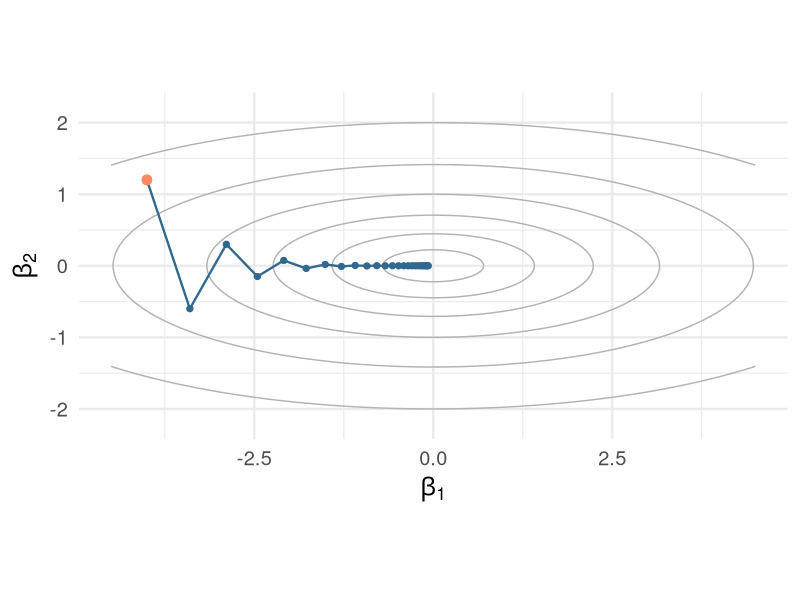
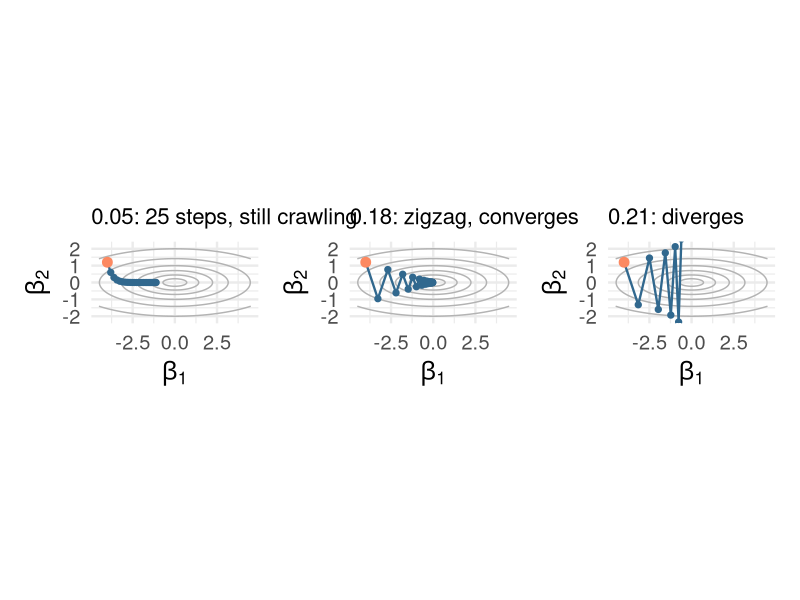
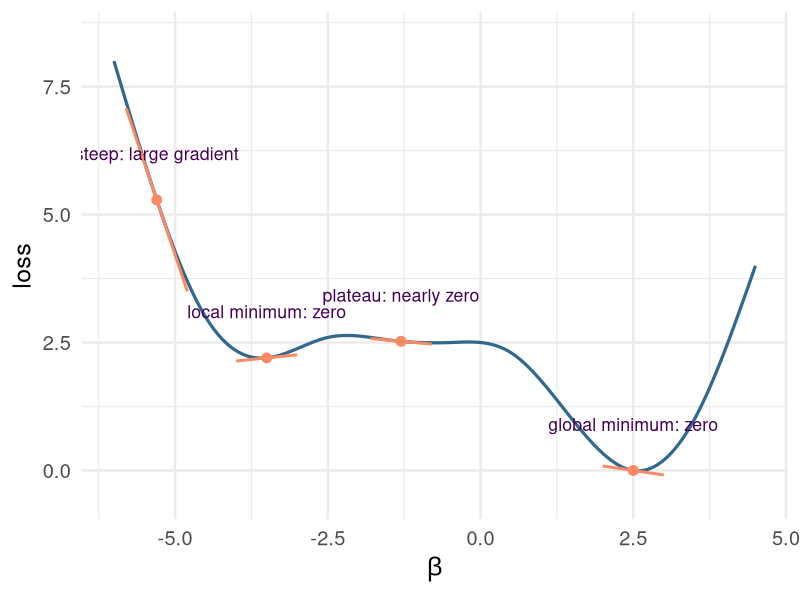
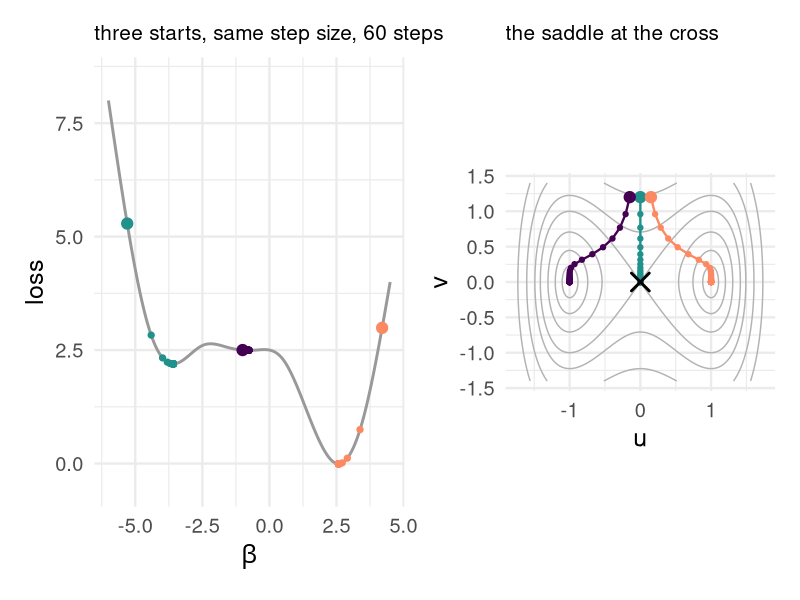
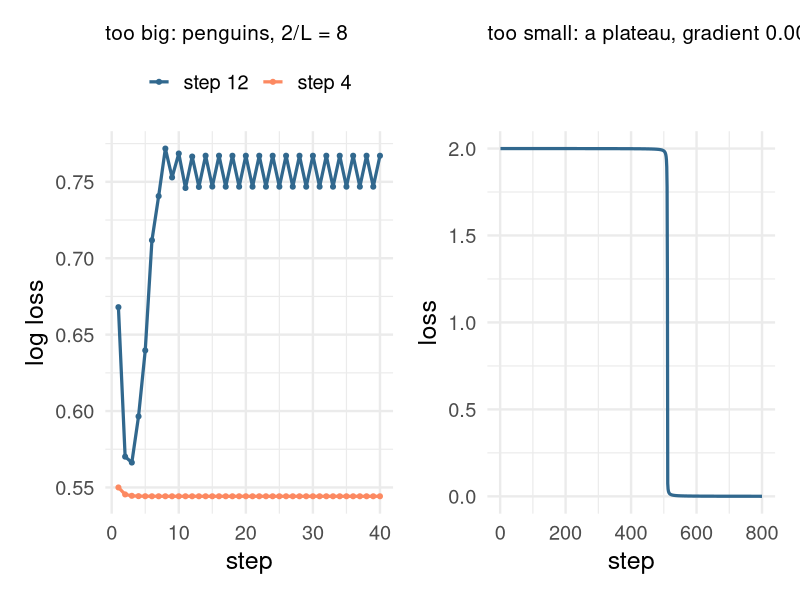
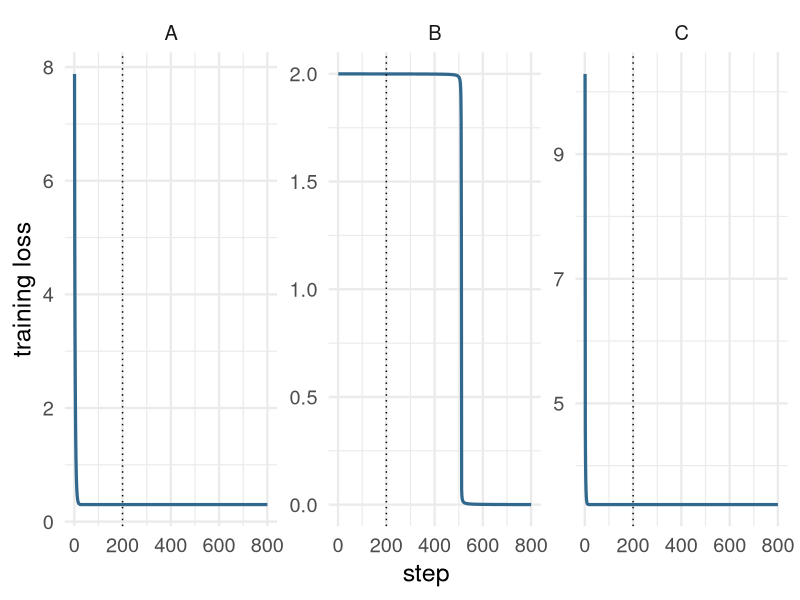
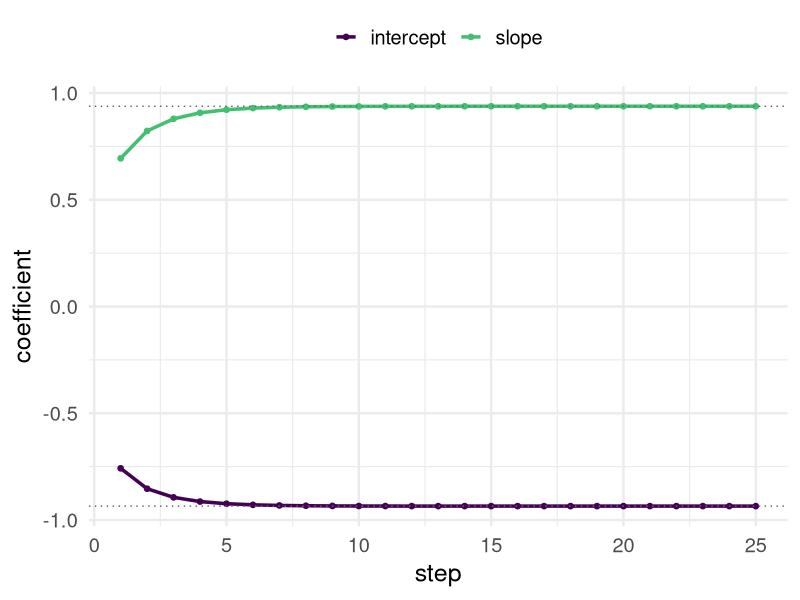
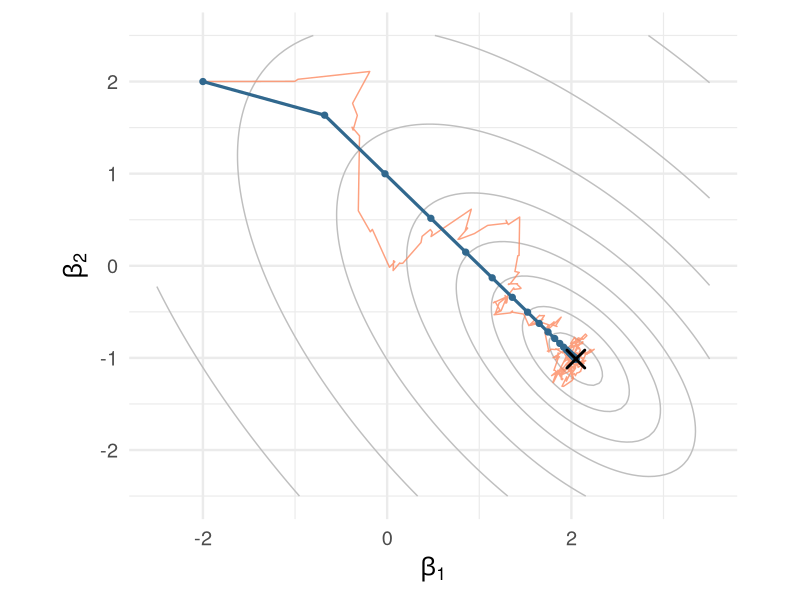

Recreate these plots in R, in order.
## ---- chunk 1
#| label: setup
#| include: false
library(tidyverse)
library(knitr)
library(patchwork)
library(palmerpenguins)
theme_set(theme_minimal(base_size = 18))
options(knitr.table.format = "html")
options(digits = 3)
set.seed(4)
# Palette: viridis for the primary scale, magma for the second one.
v_dark <- "#440154"; v_blue <- "#31688e"; v_teal <- "#21918c"; v_green <- "#5ec962"
m_pink <- "#b73779"; m_purple <- "#8c2981"; m_orange <- "#fc8961"
# A two-parameter quadratic valley, curvature 1 along beta_1 and 10 along beta_2,
# for the step-size pictures. Gradient descent on it is the exact recurrence
# beta_{t+1} = (1 - gamma a) beta_t in each coordinate.
fq <- function(b1, b2) 0.5 * (b1^2 + 10 * b2^2)
gd_path <- function(start, gamma, steps, a = c(1, 10)) {
  b <- start
  out <- matrix(NA, steps + 1, 2); out[1, ] <- b
  for (t in 1:steps) { b <- b - gamma * a * b; out[t + 1, ] <- b }
  tibble(step = 0:steps, b1 = out[, 1], b2 = out[, 2])
}
contour_grid <- expand_grid(b1 = seq(-4.5, 4.5, length.out = 121),
                            b2 = seq(-2.2, 2.2, length.out = 121)) |>
  mutate(f = fq(b1, b2))
contour_plot <- function(path, title = NULL) {
  ggplot() +
    geom_contour(data = contour_grid, aes(b1, b2, z = f),
                 breaks = c(0.25, 1, 2.5, 5, 10, 20), colour = "grey70") +
    geom_path(data = path, aes(b1, b2), colour = v_blue, linewidth = 0.8) +
    geom_point(data = path, aes(b1, b2), colour = v_blue, size = 1.8) +
    geom_point(data = path[1, ], aes(b1, b2), colour = m_orange, size = 3) +
    coord_equal(xlim = c(-4.5, 4.5), ylim = c(-2.2, 2.2)) +
    labs(x = expression(beta[1]), y = expression(beta[2]), title = title) +
    theme(plot.title = element_text(size = 16))
}
## ---- chunk 2
#| label: valley
#| fig-height: 3.4
#| fig-width: 4.6
#| out-width: "100%"
contour_plot(gd_path(c(-4, 1.2), 0.15, 25))
## ---- chunk 3
#| label: three-steps
#| fig-height: 3.3
#| fig-width: 12
#| out-width: "100%"
p1 <- contour_plot(gd_path(c(-4, 1.2), 0.05, 25), "0.05: 25 steps, still crawling")
p2 <- contour_plot(gd_path(c(-4, 1.2), 0.18, 25), "0.18: zigzag, converges")
p3 <- contour_plot(gd_path(c(-4, 1.2), 0.21, 8), "0.21: diverges")
p1 + p2 + p3
## ---- chunk 4
#| label: landscape-1d
#| fig-height: 2.4
#| fig-width: 11
#| out-width: "100%"
# A one-parameter loss with a steep wall, a local minimum, a plateau and the global minimum (a spline through chosen points).
f1 <- splinefun(c(-6, -4.5, -3.5, -2.5, -1.5, -0.5, 0.5, 1.5, 2.5, 3.5, 4.5),
                c(8, 3, 2.2, 2.6, 2.55, 2.5, 2.3, 1, 0, 1, 4), method = "natural")
g1 <- function(x) f1(x, deriv = 1)
curve1 <- tibble(x = seq(-6, 4.5, length.out = 400)) |> mutate(f = f1(x))
marks <- tibble(x = c(-5.3, -3.5, -1.3, 2.5),
                label = c("steep: large gradient", "local minimum: zero", "plateau: nearly zero", "global minimum: zero")) |>
  mutate(f = f1(x), slope = g1(x))
ggplot(curve1, aes(x, f)) + geom_line(linewidth = 1.1, colour = v_blue) +
  geom_segment(data = marks, aes(x = x - 0.5, xend = x + 0.5, y = f - 0.5 * slope, yend = f + 0.5 * slope), colour = m_orange, linewidth = 1) +
  geom_point(data = marks, aes(x, f), colour = m_orange, size = 3) +
  geom_text(data = marks, aes(x, f + 0.9, label = label), size = 4.5, colour = v_dark) +
  coord_cartesian(ylim = c(-0.5, 8.5)) + labs(x = expression(beta), y = "loss")
## ---- chunk 5
#| label: landscapes
#| fig-height: 3.1
#| fig-width: 12
#| out-width: "100%"
gd1 <- function(x0, gamma, steps) { x <- x0; out <- numeric(steps + 1); out[1] <- x
  for (t in 1:steps) { x <- x - gamma * g1(x); out[t + 1] <- x }; tibble(start = as.character(x0), step = 0:steps, x = out, f = f1(out)) }
paths1 <- bind_rows(gd1(-5.3, 0.25, 60), gd1(-1.0, 0.25, 60), gd1(4.2, 0.25, 60))
pa <- ggplot(curve1, aes(x, f)) + geom_line(linewidth = 1, colour = "grey60") +
  geom_point(data = paths1, aes(x, f, colour = start), size = 1.8, show.legend = FALSE) +
  geom_point(data = filter(paths1, step == 0), aes(x, f, colour = start), size = 3.5, show.legend = FALSE) +
  scale_colour_manual(values = c(v_dark, v_teal, m_orange)) +
  coord_cartesian(ylim = c(-0.5, 8.5)) + labs(x = expression(beta), y = "loss", title = "three starts, same step size, 60 steps") + theme(plot.title = element_text(size = 15))
fs <- function(u, v) (u^2 - 1)^2 + v^2
gds <- function(start, gamma, steps) { b <- start; out <- matrix(NA, steps + 1, 2); out[1, ] <- b
  for (t in 1:steps) { b <- b - gamma * c(4 * b[1] * (b[1]^2 - 1), 2 * b[2]); out[t + 1, ] <- b }
  tibble(start = paste(start, collapse = ","), step = 0:steps, u = out[, 1], v = out[, 2]) }
sgrid <- expand_grid(u = seq(-1.8, 1.8, length.out = 121), v = seq(-1.4, 1.4, length.out = 101)) |> mutate(f = fs(u, v))
paths2 <- bind_rows(gds(c(0, 1.2), 0.1, 60), gds(c(0.15, 1.2), 0.1, 60), gds(c(-0.15, 1.2), 0.1, 60))
pb <- ggplot() + geom_contour(data = sgrid, aes(u, v, z = f), breaks = c(0.05, 0.2, 0.5, 1, 1.5, 2.5, 4), colour = "grey70") +
  geom_path(data = paths2, aes(u, v, group = start, colour = start), linewidth = 0.8, show.legend = FALSE) +
  geom_point(data = paths2, aes(u, v, colour = start), size = 1.5, show.legend = FALSE) +
  geom_point(data = filter(paths2, step == 0), aes(u, v, colour = start), size = 3.5, show.legend = FALSE) +
  annotate("point", x = 0, y = 0, shape = 4, size = 5, stroke = 1.5) +
  scale_colour_manual(values = c(v_dark, v_teal, m_orange)) + coord_equal() +
  labs(x = "u", y = "v", title = "the saddle at the cross") + theme(plot.title = element_text(size = 15))
pa + pb + plot_layout(widths = c(1.15, 1))
## ---- chunk 6
#| label: big-small
#| fig-height: 2.9
#| fig-width: 12
#| out-width: "100%"
pg <- penguins |> filter(species != "Gentoo") |> drop_na(flipper_length_mm) |>
  mutate(chinstrap = as.numeric(species == "Chinstrap"), z = as.numeric(scale(flipper_length_mm)))
Xl <- cbind(1, pg$z); yl <- pg$chinstrap; nl <- nrow(Xl)
L_logit <- max(eigen(t(Xl) %*% Xl / nl)$values) / 4
logloss <- function(b) { z <- Xl %*% b; mean((1 - yl) * z + log1p(exp(-z))) }
run_logit <- function(gamma, steps) { b <- c(0, 0); out <- numeric(steps)
  for (t in 1:steps) { p <- 1 / (1 + exp(-Xl %*% b)); b <- b - gamma * (-t(Xl) %*% (yl - p) / nl); out[t] <- logloss(b) }
  tibble(gamma = paste("step", gamma), step = 1:steps, loss = out) }
big <- bind_rows(run_logit(4, 40), run_logit(12, 40))
pc <- ggplot(big, aes(step, loss, colour = gamma)) + geom_line(linewidth = 1.1) + geom_point(size = 1.4) +
  scale_colour_manual(values = c(v_blue, m_orange)) +
  labs(x = "step", y = "log loss", colour = NULL, title = "too big: penguins, 2/L = 8") + theme(legend.position = "top", plot.title = element_text(size = 15))
fp <- function(x) 1 - tanh(x - 3); gp <- function(x) -1 / cosh(x - 3)^2
xp <- -1.5; plateau <- numeric(800); for (t in 1:800) { xp <- xp - 2 * gp(xp); plateau[t] <- fp(xp) }
pd <- ggplot(tibble(step = 1:800, loss = plateau), aes(step, loss)) + geom_line(linewidth = 1.1, colour = v_blue) +
  labs(x = "step", y = "loss", title = "too small: a plateau, gradient 0.001") + theme(plot.title = element_text(size = 15))
pc + pd
## ---- chunk 7
#| label: converged
#| fig-height: 2.4
#| fig-width: 12
#| out-width: "100%"
qa <- gd_path(c(-4, 1.2), 0.15, 800) |> mutate(loss = fq(b1, b2) + 0.3)
xb <- -1.5; lb <- numeric(800); for (t in 1:800) { xb <- xb - 2 * gp(xb); lb[t] <- fp(xb) }
bc <- c(-4, 1.2); lc <- numeric(800); for (t in 1:800) { bc <- bc - 0.3 * 0.6^t * c(1, 10) * bc; lc[t] <- fq(bc[1], bc[2]) + 0.3 }
conv <- bind_rows(tibble(panel = "A", step = 1:800, loss = qa$loss[-1]),
                  tibble(panel = "B", step = 1:800, loss = lb),
                  tibble(panel = "C", step = 1:800, loss = lc))
ggplot(conv, aes(step, loss)) + geom_line(linewidth = 1.1, colour = v_blue) +
  geom_vline(xintercept = 200, linetype = "dotted") + facet_wrap(~ panel, scales = "free_y") +
  labs(x = "step", y = "training loss")
## ---- chunk 8
#| label: logistic-descent
#| fig-height: 3.6
#| fig-width: 5.6
#| out-width: "100%"
b <- c(0, 0); Tn <- 25; path <- matrix(NA, Tn, 2)
for (t in 1:Tn) { p <- 1 / (1 + exp(-Xl %*% b)); b <- b - 4 * (-t(Xl) %*% (yl - p) / nl); path[t, ] <- b }
glm_coef <- coef(glm(chinstrap ~ z, family = binomial, data = pg))
tibble(step = 1:Tn, intercept = path[, 1], slope = path[, 2]) |>
  pivot_longer(-step, names_to = "coefficient") |>
  ggplot(aes(step, value, colour = coefficient)) + geom_line(linewidth = 1.2) + geom_point(size = 1.6) +
  geom_hline(yintercept = glm_coef, linetype = "dotted", colour = "grey40") +
  scale_colour_viridis_d(end = 0.7) +
  labs(x = "step", y = "coefficient", colour = NULL) + theme(legend.position = "top")
## ---- chunk 9
#| label: two-paths
#| fig-height: 3.4
#| fig-width: 6
#| out-width: "100%"
set.seed(9)
ns <- 200; x1 <- rnorm(ns); x2 <- 0.6 * x1 + 0.8 * rnorm(ns); Xs <- cbind(x1, x2); ys <- Xs %*% c(2, -1) + rnorm(ns)
ols <- solve(t(Xs) %*% Xs, t(Xs) %*% ys)
Ls <- 2 * max(eigen(t(Xs) %*% Xs / ns)$values)
bg <- c(-2, 2); gdp <- matrix(NA, 31, 2); gdp[1, ] <- bg
for (t in 1:30) { bg <- bg - (1 / Ls) * (-2 / ns * t(Xs) %*% (ys - Xs %*% bg)); gdp[t + 1, ] <- bg }
bs <- c(-2, 2); sgp <- matrix(NA, 601, 2); sgp[1, ] <- bs
for (t in 1:600) { i <- sample(ns, 1); bs <- bs - (0.05 / (1 + t / 100)) * (-2 * Xs[i, ] * (ys[i] - sum(Xs[i, ] * bs))); sgp[t + 1, ] <- bs }
pgrid <- expand_grid(b1 = seq(-2.5, 3.5, length.out = 101), b2 = seq(-2.5, 2.5, length.out = 101)) |>
  mutate(f = map2_dbl(b1, b2, ~ mean((ys - Xs %*% c(.x, .y))^2)))
ggplot() +
  geom_contour(data = pgrid, aes(b1, b2, z = f), breaks = min(pgrid$f) + c(0.05, 0.2, 0.5, 1, 2, 4, 8, 16), colour = "grey75") +
  geom_path(data = as_tibble(sgp, .name_repair = ~ c("b1", "b2")), aes(b1, b2), colour = m_orange, alpha = 0.8, linewidth = 0.5) +
  geom_path(data = as_tibble(gdp, .name_repair = ~ c("b1", "b2")), aes(b1, b2), colour = v_blue, linewidth = 1.1) +
  geom_point(data = as_tibble(gdp, .name_repair = ~ c("b1", "b2")), aes(b1, b2), colour = v_blue, size = 1.8) +
  annotate("point", x = ols[1], y = ols[2], shape = 4, size = 5, stroke = 1.5) +
  coord_equal() + labs(x = expression(beta[1]), y = expression(beta[2]))
## ---- chunk 10
#| label: early-stopping
#| fig-height: 3.6
#| fig-width: 6.2
#| out-width: "100%"
set.seed(12)
ne <- 80; pe <- 60
Xe <- matrix(rnorm(ne * pe), ne, pe); be <- rnorm(pe, sd = 0.5); ye <- Xe %*% be + rnorm(ne, sd = 3)
Xh <- matrix(rnorm(2000 * pe), 2000, pe); yh <- Xh %*% be + rnorm(2000, sd = 3)
Le <- 2 * max(eigen(t(Xe) %*% Xe / ne)$values)
bb <- rep(0, pe); es <- vector("list", 300)
for (t in 1:300) {
  bb <- bb - (0.5 / Le) * (-2 / ne * t(Xe) %*% (ye - Xe %*% bb))
  es[[t]] <- tibble(step = t, training = mean((ye - Xe %*% bb)^2), `held-out` = mean((yh - Xh %*% bb)^2))
}
es <- bind_rows(es)
best_step <- es$step[which.min(es$`held-out`)]
es |> pivot_longer(-step, names_to = "error") |>
  ggplot(aes(step, value, colour = error)) + geom_line(linewidth = 1.2) +
  scale_colour_manual(values = c(m_orange, v_blue)) + scale_x_log10() +
  labs(x = "gradient-descent step (log scale, from step 1)", y = "mean squared error", colour = NULL) + theme(legend.position = "top")
